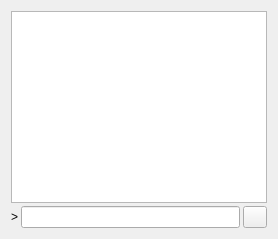
     <widget class="QWidget" name="tab_console">
      <attribute name="title">
       <string>&amp;Console</string>
      </attribute>
      <layout class="QVBoxLayout" name="verticalLayout_3">
       <property name="spacing">
        <number>3</number>
       </property>
       <item>
        <widget class="QTextEdit" name="messagesWidget">
         <property name="minimumSize">
          <size>
           <width>0</width>
           <height>100</height>
          </size>
         </property>
         <property name="readOnly">
          <bool>true</bool>
         </property>
         <property name="tabKeyNavigation" stdset="0">
          <bool>false</bool>
         </property>
         <property name="columnCount" stdset="0">
          <number>2</number>
         </property>
        </widget>
       </item>
       <item>
        <layout class="QHBoxLayout" name="horizontalLayout">
         <property name="spacing">
          <number>3</number>
         </property>
         <item>
          <widget class="QLabel" name="label">
           <property name="text">
            <string notr="true">&gt;</string>
           </property>
          </widget>
         </item>
         <item>
          <widget class="QLineEdit" name="lineEdit"/>
         </item>
         <item>
          <widget class="QPushButton" name="clearButton">
           <property name="maximumSize">
            <size>
             <width>24</width>
             <height>24</height>
            </size>
           </property>
           <property name="toolTip">
            <string>Clear console</string>
           </property>
           <property name="text">
            <string/>
           </property>
           <property name="icon">
            <iconset resource="../nodeo.qrc">
             <normaloff>:/icons/remove</normaloff>:/icons/remove</iconset>
           </property>
           <property name="shortcut">
            <string notr="true">Ctrl+L</string>
           </property>
           <property name="autoDefault">
            <bool>false</bool>
           </property>
          </widget>
         </item>
        </layout>
       </item>
      </layout>
     </widget>
